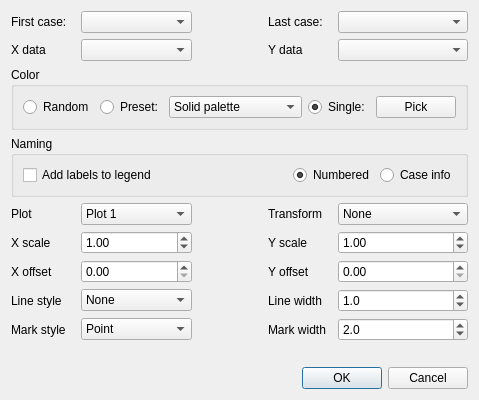
<?xml version="1.0" encoding="UTF-8"?>
<ui version="4.0">
 <class>case_dialog</class>
 <widget class="QDialog" name="case_dialog">
  <property name="geometry">
   <rect>
    <x>0</x>
    <y>0</y>
    <width>464</width>
    <height>364</height>
   </rect>
  </property>
  <property name="windowTitle">
   <string>Case line addition</string>
  </property>
  <layout class="QGridLayout" name="gridLayout_3">
   <item row="2" column="0">
    <widget class="QDialogButtonBox" name="OK_btn">
     <property name="enabled">
      <bool>true</bool>
     </property>
     <property name="orientation">
      <enum>Qt::Horizontal</enum>
     </property>
     <property name="standardButtons">
      <set>QDialogButtonBox::Cancel|QDialogButtonBox::Ok</set>
     </property>
    </widget>
   </item>
   <item row="1" column="0">
    <widget class="QLabel" name="error_label">
     <property name="sizePolicy">
      <sizepolicy hsizetype="Preferred" vsizetype="Fixed">
       <horstretch>0</horstretch>
       <verstretch>0</verstretch>
      </sizepolicy>
     </property>
     <property name="text">
      <string/>
     </property>
     <property name="alignment">
      <set>Qt::AlignCenter</set>
     </property>
    </widget>
   </item>
   <item row="0" column="0">
    <layout class="QGridLayout" name="gridLayout" rowstretch="10,0,0,0,0,0,0,0,0" columnstretch="0,0,0,0,0">
     <item row="6" column="0">
      <widget class="QLabel" name="label_13">
       <property name="text">
        <string>X offset</string>
       </property>
      </widget>
     </item>
     <item row="5" column="1">
      <widget class="ScienDSpinBox" name="case_xscale_sb">
       <property name="value">
        <double>1.000000000000000</double>
       </property>
      </widget>
     </item>
     <item row="5" column="3">
      <widget class="QLabel" name="label_12">
       <property name="text">
        <string>Y scale</string>
       </property>
      </widget>
     </item>
     <item row="7" column="1">
      <widget class="QComboBox" name="case_style_cb">
       <property name="currentText">
        <string>None</string>
       </property>
       <property name="currentIndex">
        <number>0</number>
       </property>
       <item>
        <property name="text">
         <string>None</string>
        </property>
       </item>
       <item>
        <property name="text">
         <string>Solid</string>
        </property>
       </item>
       <item>
        <property name="text">
         <string>Dashed</string>
        </property>
       </item>
       <item>
        <property name="text">
         <string>Dash-dot</string>
        </property>
       </item>
       <item>
        <property name="text">
         <string>Dotted</string>
        </property>
       </item>
      </widget>
     </item>
     <item row="4" column="4">
      <widget class="QComboBox" name="case_transform_cb">
       <item>
        <property name="text">
         <string>None</string>
        </property>
       </item>
       <item>
        <property name="text">
         <string>dB: 20log(.)</string>
        </property>
       </item>
       <item>
        <property name="text">
         <string>dBW: 10log(.)</string>
        </property>
       </item>
       <item>
        <property name="text">
         <string>dBm: 10log(.) + 30</string>
        </property>
       </item>
      </widget>
     </item>
     <item row="0" column="0">
      <widget class="QLabel" name="label">
       <property name="text">
        <string>First case:</string>
       </property>
      </widget>
     </item>
     <item row="5" column="4">
      <widget class="ScienDSpinBox" name="case_yscale_sb">
       <property name="value">
        <double>1.000000000000000</double>
       </property>
      </widget>
     </item>
     <item row="1" column="0">
      <widget class="QLabel" name="label_3">
       <property name="text">
        <string>X data</string>
       </property>
      </widget>
     </item>
     <item row="7" column="3">
      <widget class="QLabel" name="label_7">
       <property name="text">
        <string>Line width</string>
       </property>
      </widget>
     </item>
     <item row="4" column="1">
      <widget class="QComboBox" name="case_render_cb">
       <item>
        <property name="text">
         <string>Plot 1</string>
        </property>
       </item>
       <item>
        <property name="text">
         <string>Plot 2.1</string>
        </property>
       </item>
       <item>
        <property name="text">
         <string>Plot 2.2</string>
        </property>
       </item>
       <item>
        <property name="text">
         <string>Plot 3</string>
        </property>
       </item>
       <item>
        <property name="text">
         <string>Plot 4.1</string>
        </property>
       </item>
       <item>
        <property name="text">
         <string>Plot 4.2</string>
        </property>
       </item>
       <item>
        <property name="text">
         <string>Plot 5</string>
        </property>
       </item>
      </widget>
     </item>
     <item row="8" column="4">
      <widget class="QDoubleSpinBox" name="case_markersize_sb">
       <property name="decimals">
        <number>1</number>
       </property>
       <property name="minimum">
        <double>0.100000000000000</double>
       </property>
       <property name="maximum">
        <double>20.000000000000000</double>
       </property>
       <property name="singleStep">
        <double>0.100000000000000</double>
       </property>
       <property name="value">
        <double>2.000000000000000</double>
       </property>
      </widget>
     </item>
     <item row="0" column="1">
      <widget class="QComboBox" name="case_first_cb"/>
     </item>
     <item row="0" column="3">
      <widget class="QLabel" name="label_2">
       <property name="text">
        <string>Last case:</string>
       </property>
      </widget>
     </item>
     <item row="0" column="4">
      <widget class="QComboBox" name="case_last_cb"/>
     </item>
     <item row="8" column="0">
      <widget class="QLabel" name="label_8">
       <property name="text">
        <string>Mark style</string>
       </property>
      </widget>
     </item>
     <item row="1" column="3">
      <widget class="QLabel" name="label_4">
       <property name="text">
        <string>Y data</string>
       </property>
      </widget>
     </item>
     <item row="8" column="3">
      <widget class="QLabel" name="label_9">
       <property name="text">
        <string>Mark width</string>
       </property>
      </widget>
     </item>
     <item row="4" column="0">
      <widget class="QLabel" name="label_10">
       <property name="text">
        <string>Plot</string>
       </property>
      </widget>
     </item>
     <item row="1" column="4">
      <widget class="QComboBox" name="case_ydata_cb"/>
     </item>
     <item row="6" column="3">
      <widget class="QLabel" name="label_14">
       <property name="text">
        <string>Y offset</string>
       </property>
      </widget>
     </item>
     <item row="8" column="1">
      <widget class="QComboBox" name="case_marker_cb">
       <property name="currentText">
        <string>Point</string>
       </property>
       <property name="currentIndex">
        <number>1</number>
       </property>
       <item>
        <property name="text">
         <string>None</string>
        </property>
       </item>
       <item>
        <property name="text">
         <string>Point</string>
        </property>
       </item>
       <item>
        <property name="text">
         <string>Pixel</string>
        </property>
       </item>
       <item>
        <property name="text">
         <string>Circle</string>
        </property>
       </item>
       <item>
        <property name="text">
         <string>Triangle down</string>
        </property>
       </item>
       <item>
        <property name="text">
         <string>Triangle up</string>
        </property>
       </item>
       <item>
        <property name="text">
         <string>Triangle left</string>
        </property>
       </item>
       <item>
        <property name="text">
         <string>Triangle right</string>
        </property>
       </item>
       <item>
        <property name="text">
         <string>Tri down</string>
        </property>
       </item>
       <item>
        <property name="text">
         <string>Tri up</string>
        </property>
       </item>
       <item>
        <property name="text">
         <string>Tri left</string>
        </property>
       </item>
       <item>
        <property name="text">
         <string>Tri right</string>
        </property>
       </item>
       <item>
        <property name="text">
         <string>Octagon</string>
        </property>
       </item>
       <item>
        <property name="text">
         <string>Square</string>
        </property>
       </item>
       <item>
        <property name="text">
         <string>Pentagon</string>
        </property>
       </item>
       <item>
        <property name="text">
         <string>Plus (filled)</string>
        </property>
       </item>
       <item>
        <property name="text">
         <string>Star</string>
        </property>
       </item>
       <item>
        <property name="text">
         <string>Hexagon</string>
        </property>
       </item>
       <item>
        <property name="text">
         <string>Hexagon alt.</string>
        </property>
       </item>
       <item>
        <property name="text">
         <string>Plus</string>
        </property>
       </item>
       <item>
        <property name="text">
         <string>x</string>
        </property>
       </item>
       <item>
        <property name="text">
         <string>x (filled)</string>
        </property>
       </item>
       <item>
        <property name="text">
         <string>Diamond</string>
        </property>
       </item>
       <item>
        <property name="text">
         <string>Diamond (thin)</string>
        </property>
       </item>
       <item>
        <property name="text">
         <string>Vline</string>
        </property>
       </item>
       <item>
        <property name="text">
         <string>Hline</string>
        </property>
       </item>
      </widget>
     </item>
     <item row="2" column="0" colspan="5">
      <widget class="QGroupBox" name="groupBox">
       <property name="title">
        <string>Color</string>
       </property>
       <layout class="QGridLayout" name="gridLayout_2">
        <item row="0" column="1">
         <widget class="QRadioButton" name="case_presetcol_rb">
          <property name="text">
           <string>Preset:</string>
          </property>
         </widget>
        </item>
        <item row="0" column="2">
         <widget class="QComboBox" name="case_palettecol_cb">
          <item>
           <property name="text">
            <string>Solid palette</string>
           </property>
          </item>
          <item>
           <property name="text">
            <string>Blue palette</string>
           </property>
          </item>
          <item>
           <property name="text">
            <string>Green palette</string>
           </property>
          </item>
          <item>
           <property name="text">
            <string>Red palette</string>
           </property>
          </item>
          <item>
           <property name="text">
            <string>Hot palette</string>
           </property>
          </item>
          <item>
           <property name="text">
            <string>Cold palette</string>
           </property>
          </item>
          <item>
           <property name="text">
            <string>Diverging palette</string>
           </property>
          </item>
          <item>
           <property name="text">
            <string>Diverging palette 2</string>
           </property>
          </item>
         </widget>
        </item>
        <item row="0" column="0">
         <widget class="QRadioButton" name="case_randomcol_rb">
          <property name="text">
           <string>Random</string>
          </property>
         </widget>
        </item>
        <item row="0" column="4">
         <layout class="QHBoxLayout" name="horizontalLayout">
          <item>
           <widget class="QRadioButton" name="case_singlecol_rb">
            <property name="text">
             <string>Single:</string>
            </property>
            <property name="checked">
             <bool>true</bool>
            </property>
           </widget>
          </item>
          <item>
           <widget class="QPushButton" name="case_pickcol_btn">
            <property name="text">
             <string>Pick</string>
            </property>
           </widget>
          </item>
         </layout>
        </item>
        <item row="0" column="3">
         <spacer name="horizontalSpacer">
          <property name="orientation">
           <enum>Qt::Horizontal</enum>
          </property>
          <property name="sizeHint" stdset="0">
           <size>
            <width>40</width>
            <height>20</height>
           </size>
          </property>
         </spacer>
        </item>
       </layout>
      </widget>
     </item>
     <item row="3" column="0" colspan="5">
      <widget class="QGroupBox" name="groupBox_2">
       <property name="title">
        <string>Naming</string>
       </property>
       <layout class="QGridLayout" name="gridLayout_4" rowstretch="0,0,0" columnstretch="1,0,0,0">
        <item row="1" column="0">
         <widget class="QCheckBox" name="case_addlegend_cb">
          <property name="text">
           <string>Add labels to legend</string>
          </property>
         </widget>
        </item>
        <item row="1" column="3">
         <widget class="QRadioButton" name="case_inforname_rb">
          <property name="text">
           <string>Case info</string>
          </property>
         </widget>
        </item>
        <item row="1" column="2">
         <widget class="QRadioButton" name="case_numname_rb">
          <property name="text">
           <string>Numbered</string>
          </property>
          <property name="checked">
           <bool>true</bool>
          </property>
         </widget>
        </item>
       </layout>
      </widget>
     </item>
     <item row="7" column="0">
      <widget class="QLabel" name="label_6">
       <property name="text">
        <string>Line style</string>
       </property>
      </widget>
     </item>
     <item row="1" column="1">
      <widget class="QComboBox" name="case_xdata_cb"/>
     </item>
     <item row="5" column="0">
      <widget class="QLabel" name="label_11">
       <property name="text">
        <string>X scale</string>
       </property>
      </widget>
     </item>
     <item row="4" column="3">
      <widget class="QLabel" name="label_5">
       <property name="text">
        <string>Transform</string>
       </property>
      </widget>
     </item>
     <item row="7" column="4">
      <widget class="QDoubleSpinBox" name="case_linewidth_sb">
       <property name="decimals">
        <number>1</number>
       </property>
       <property name="minimum">
        <double>0.100000000000000</double>
       </property>
       <property name="singleStep">
        <double>0.100000000000000</double>
       </property>
       <property name="value">
        <double>1.000000000000000</double>
       </property>
      </widget>
     </item>
     <item row="6" column="1">
      <widget class="ScienDSpinBox" name="case_xoffset_sb">
       <property name="value">
        <double>0.000000000000000</double>
       </property>
      </widget>
     </item>
     <item row="6" column="4">
      <widget class="ScienDSpinBox" name="case_yoffset_sb">
       <property name="value">
        <double>0.000000000000000</double>
       </property>
      </widget>
     </item>
    </layout>
   </item>
  </layout>
 </widget>
 <customwidgets>
  <customwidget>
   <class>ScienDSpinBox</class>
   <extends>QDoubleSpinBox</extends>
   <header>src.widgets.scientific_spinbox</header>
  </customwidget>
 </customwidgets>
 <resources/>
 <connections>
  <connection>
   <sender>OK_btn</sender>
   <signal>accepted()</signal>
   <receiver>case_dialog</receiver>
   <slot>accept()</slot>
   <hints>
    <hint type="sourcelabel">
     <x>248</x>
     <y>254</y>
    </hint>
    <hint type="destinationlabel">
     <x>157</x>
     <y>274</y>
    </hint>
   </hints>
  </connection>
  <connection>
   <sender>OK_btn</sender>
   <signal>rejected()</signal>
   <receiver>case_dialog</receiver>
   <slot>reject()</slot>
   <hints>
    <hint type="sourcelabel">
     <x>316</x>
     <y>260</y>
    </hint>
    <hint type="destinationlabel">
     <x>286</x>
     <y>274</y>
    </hint>
   </hints>
  </connection>
 </connections>
</ui>
